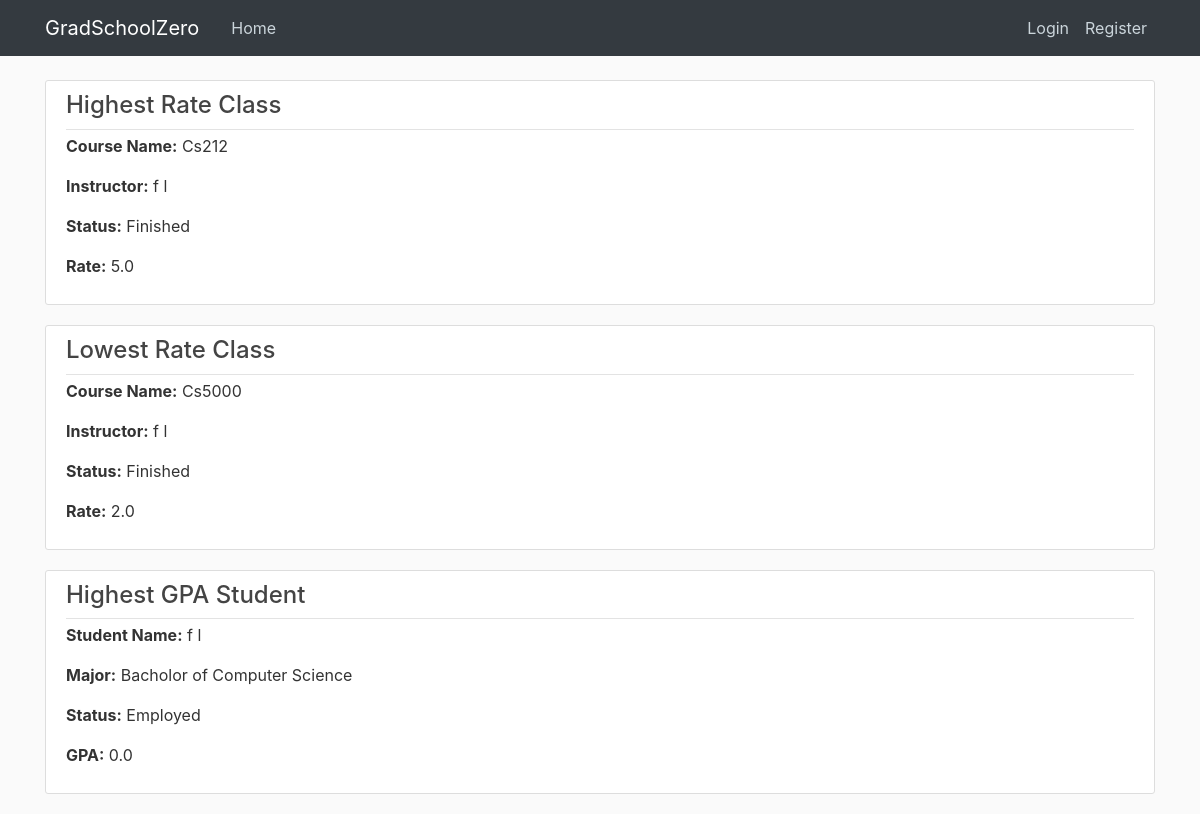
The page /home on the database its author committed.
### cunyzero/models.py (models this page shows, shortened)
class Course(db.Model):
    id = db.Column(db.Integer, primary_key=True)
    instructorId = db.Column(db.Integer, db.ForeignKey('instructor.ownerId'))
    coursename = db.Column(db.String(20), nullable = False, unique = True)
    creationPeriod = db.Column(db.Integer, nullable = True)#for period/semester task logic
    startPeriod = db.Column(db.Integer, nullable = False)#1-9
    endPeriod = db.Column(db.Integer, nullable = False)#1-9
    dayofweek = db.Column(db.String(30), nullable = False)#mo,tu,we,th,fr,sa,su if missing use --
    capacity = db.Column(db.Integer, default=30)
    status = db.Column(db.String(20), nullable = False, default="Open")#status like open, finished, cancelled, etc.
    waitListCapacity = db.Column(db.Integer, default=30)
    rating = db.Column(db.Float, default=None, nullable = True)# ^
    studentcourses = db.relationship('StudentCourse', backref='course', lazy=True)
    def getInstructorName(self):
        instructor = Instructor.query.get(self.instructorId)
        return instructor.firstname + " " + instructor.lastname

class Instructor(db.Model):
    ownerId = db.Column(db.Integer, primary_key=True)
    status = db.Column(db.String(20), default='Employed')#fired, suspended, etc.
    firstname = db.Column(db.String(30), nullable=False)
    lastname = db.Column(db.String(30), nullable=False)
    warning = db.Column(db.Integer, nullable = False, default=0)
    user = db.relationship('User', backref='instructorOwner', lazy=True)
    warnings = db.relationship('Warning', backref='targetInstructor', lazy=True)
    courses = db.relationship('Course', backref='instructor', lazy=True)
    complaints = db.relationship('InstructorComplaint', backref='owner', lazy=True)

class Student(db.Model):
    ownerId = db.Column(db.Integer, primary_key=True)
    firstname = db.Column(db.String(30), nullable=False)
    lastname = db.Column(db.String(30), nullable=False)
    programId = db.Column(db.Integer, db.ForeignKey('program.id'), nullable=False)
    honor = db.Column(db.Integer, nullable = False, default=0)
    status = db.Column(db.String(20), default='Employed')#suspended, graduated, etc.
    fine = db.Column(db.Float, nullable = False, default=0)
    gpa = db.Column(db.Float, nullable = False, default=0.0)
    warning = db.Column(db.Integer, nullable = False, default=0)
    enrollmentPermission = db.Column(db.Boolean, nullable=False, default=False)#special enrollment permission
    user = db.relationship('User', backref='studentOwner', lazy=True)
    courses = db.relationship('StudentCourse', backref='student', lazy=True)
    application = db.relationship('GraduationApplication', backref='applicant', lazy=True)
    warnings = db.relationship('Warning', backref='targetStudent', lazy=True)
    complaints = db.relationship('Complaint', backref='owner', lazy=True)

class Program(db.Model):
    id = db.Column(db.Integer, primary_key=True)
    name = db.Column(db.String(20), unique=True, nullable=False)
    capacity = db.Column(db.Integer, nullable=False, default=10)
    enrolled_total = db.Column(db.Integer, nullable=False, default=0)

### cunyzero/routes.py (the view)
@app.route('/')
@app.route('/home')
def home():
    courses = Course.query.order_by(Course.rating)
    courses_without_null = []
    for course in courses:
        if course.rating:
            courses_without_null.append(course)
        else:
            continue
    students = db.session.query(Student, Program)\
        .join(Program, Program.id == Student.programId).order_by(Student.gpa)
    return render_template("home.html", courses=courses_without_null, students=students)

### cunyzero/templates/home.html (shortened to what this page needs)
{% extends "layout.html"%}
{% block content %}
    {% if courses %}
        {% with course = courses[-1] %}
            <article class="media content-section">
                <div class="media-body">
                    <div class="article-metadata">
                        <H4>Highest Rate Class</H4>
                    </div>
                    <p class="article-content"><strong>Course Name:</strong> {{ course.coursename }}</p>
                    <p class="article-content"><strong>Instructor:</strong> {{ course.getInstructorName() }}</p>
                    <p class="article-content"><strong>Status:</strong> {{ course.status }}</p>
                    <p class="article-content"><strong>Rate:</strong> {{ course.rating }}</p>
                </div>
            </article>
        {% endwith %}
        {% with course = courses[0] %}
            <article class="media content-section">
            <div class="media-body">
            <div class="article-metadata">
                <H4>Lowest Rate Class</H4>
            </div>
            <p class="article-content"><strong>Course Name:</strong> {{ course.coursename }}</p>
            <p class="article-content"><strong>Instructor:</strong> {{ course.getInstructorName() }}</p>
            <p class="article-content"><strong>Status:</strong> {{ course.status }}</p>
            <p class="article-content"><strong>Rate:</strong> {{ course.rating }}</p>
            </div>
            </article>
        {% endwith %}
    {% endif %}
    {% if students %}
        {% with student = students[-1] %}
        <article class="media content-section">
            <div class="media-body">
                <div class="article-metadata">
                    <H4>Highest GPA Student</H4>
                </div>
                <p class="article-content"><strong>Student Name:</strong> {{ student.Student.firstname }} {{ student.Student.lastname }}</p>
                <p class="article-content"><strong>Major:</strong> {{ student.Program.name }}</p>
                <p class="article-content"><strong>Status:</strong> {{ student.Student.status }}</p>
                <p class="article-content"><strong>GPA:</strong> {{ student.Student.gpa }}</p>
            </div>
        </article>
        {% endwith %}
    {% endif %}
{% endblock content %}

### cunyzero/static/main.css (style rules this page uses)
body { background: #fafafa; color: #333333; margin-top: 5rem; }
h1, h2, h3, h4, h5, h6 { color: #444444; }
.content-section { background: #ffffff; padding: 10px 20px; border: 1px solid #dddddd; border-radius: 3px; margin-bottom: 20px; }
.article-content { white-space: pre-line; }
.article-metadata { padding-bottom: 1px; margin-bottom: 4px; border-bottom: 1px solid #e3e3e3 }

### rows shown on the page
Course: coursename "Cs212", getInstructorName "f l", status "Finished", rating "5.0"
Course: coursename "Cs5000", getInstructorName "f l", status "Finished", rating "2.0"
Student: Student.firstname "f", Student.lastname "l", Student.status "Employed", Student.gpa "0.0"
Program: Program.name "Bacholor of Computer Science"
